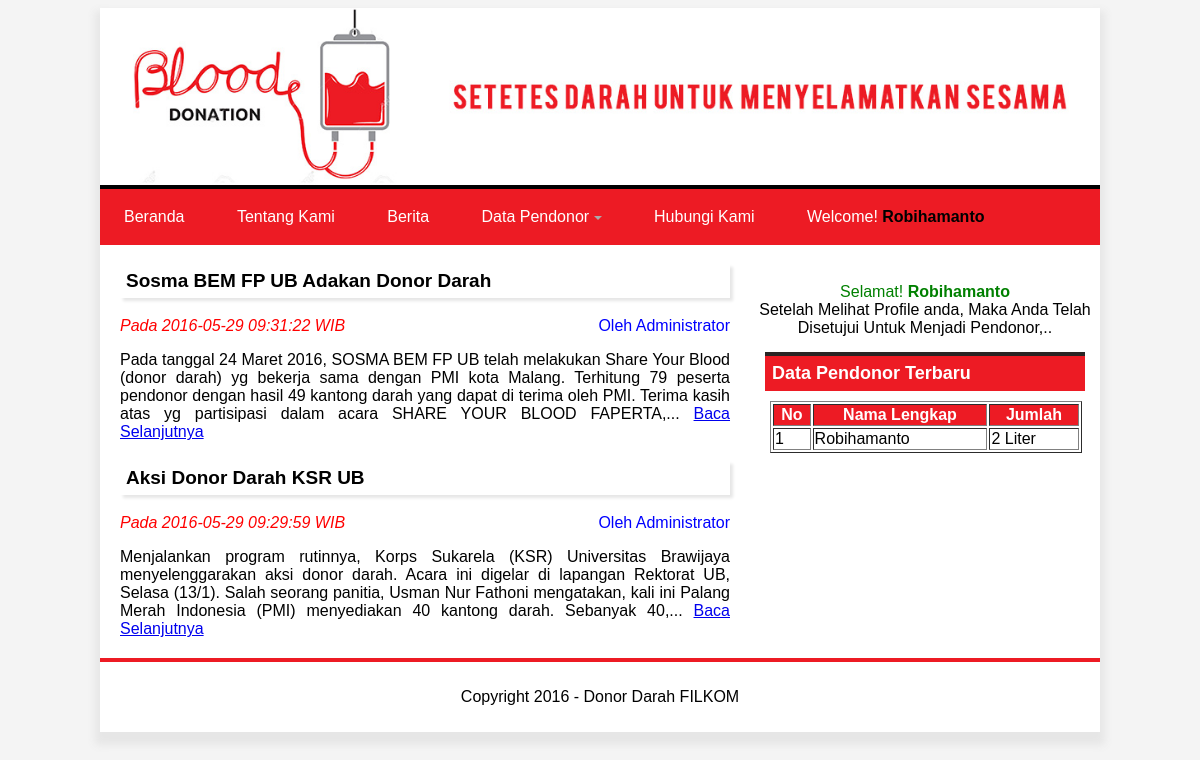
The app's page /index.php?page=berita (signed in) with its own data.
### tables this page shows
CREATE TABLE IF NOT EXISTS `informasi` (
  `id_informasi` int(5) NOT NULL AUTO_INCREMENT,
  `id_admin` int(5) NOT NULL,
  `judul` varchar(255) NOT NULL,
  `isi` text NOT NULL,
  `tanggal` datetime NOT NULL,
  PRIMARY KEY (`id_informasi`)
);

CREATE TABLE IF NOT EXISTS `stok_darah` (
  `id_stok_darah` int(5) NOT NULL AUTO_INCREMENT,
  `id_user_donor` int(5) NOT NULL,
  `jumlah` int(5) NOT NULL,
  `status` enum('masuk','keluar') NOT NULL,
  `tanggal` date NOT NULL,
  PRIMARY KEY (`id_stok_darah`)
);

CREATE TABLE IF NOT EXISTS `user_donor` (
  `id_user_donor` int(5) NOT NULL AUTO_INCREMENT,
  `username` varchar(50) NOT NULL,
  `password` varchar(150) NOT NULL,
  `nama_lengkap` varchar(100) NOT NULL,
  `tempat_lahir` varchar(100) NOT NULL,
  `tanggal_lahir` date NOT NULL,
  `no_telpon` varchar(15) NOT NULL,
  `alamat_lengkap` text NOT NULL,
  `berat_badan` varchar(5) NOT NULL,
  `id_golongan_darah` int(5) NOT NULL,
  `riwayat_penyakit` text NOT NULL,
  `status_user` enum('aktif','nonaktif') NOT NULL DEFAULT 'nonaktif',
  `waktu` date NOT NULL,
  PRIMARY KEY (`id_user_donor`),
  KEY `id_golongan_darah` (`id_golongan_darah`)
);

### content.php (the view, shortened to what this page needs)
<?php
	if ($_GET[page]==''){
		$r = mysql_fetch_array(mysql_query("SELECT * FROM halaman where id_halaman='1'"));
		echo "<article>
			  	<h1>$r[judul]</h1>
				<p >".nl2br($r[isi])."</p>
			  </article>";
	}elseif ($_GET[page]=='tentangkami'){
		$r = mysql_fetch_array(mysql_query("SELECT * FROM halaman where id_halaman='2'"));
		echo "<article>
			  	<h1>$r[judul]</h1>
				<p >".nl2br($r[isi])."</p>
			  </article>";
	}elseif ($_GET[page]=='berita'){
		$query = mysql_query("SELECT i.judul, i.isi, i.id_informasi, i.tanggal, ad.nama_lengkap
				FROM informasi i JOIN admin ad
				WHERE i.id_admin = ad.id_admin
				ORDER BY id_informasi DESC LIMIT 5");
		while ($r = mysql_fetch_array($query)){
			$isi_berita =(strip_tags($r[isi]));
			$isi = substr($isi_berita,0,300);
			$isi = substr($isi_berita,0,strrpos($isi," "));
		echo "<article>
			  	<h1>$r[judul]</h1>
			  	<i>Pada $r[tanggal] WIB</i>
			  	<b>Oleh $r[nama_lengkap]</b>
				<p >$isi,... <a href='index.php?page=detailberita&id=$r[id_informasi]'>Baca Selanjutnya</a></p>
			  </article>";
		}
	}elseif ($_GET[page]=='pendaftaran'){
		include "form_pendaftaran.php";
	}elseif ($_GET[page]=='hubungikami'){
		include "hubungi_kami.php";
	}elseif ($_GET[page]=='login'){
		include "login.php";
	}elseif ($_GET[page]=='admin'){
		include "admin.php";
	}
?>

### sidebar.php
			<?php if ($_SESSION[id_admin] != ''){ ?>
				<a href='index.php?page=kelolaberanda'><button class='button'>Kelola Beranda</button></a>
				<a href='index.php?page=kelolatentangkami'><button class='button'>Kelola Tentang Kami</button></a>
				<a href='index.php?page=kelolaberita'><button class='button'>Kelola Berita</button></a>
				<a href='index.php?page=kelolapendonor'><button class='button'>Kelola Data Pendonor</button></a>
				<a href='index.php?page=kelolacalonpendonor'><button class='button'>Kelola Calon Pendonor</button></a>
				<a href='index.php?page=kelolastok'><button class='button'>Kelola Data Stok Darah</button></a>
				<a href='index.php?page=kelolapesanmasuk'><button class='button'>Kelola Pesan Masuk</button></a>
				<a href='logout.php'><button class='button'>Logout</button></a>
			<?php }else{
				if ($_SESSION[id_user] != ''){
					if ($_SESSION[status]=='aktif'){
						echo "<center><br><span style='color:green'>Selamat! <b>$_SESSION[nama_lengkap]</b></span><br>
							  Setelah Melihat Profile anda, Maka Anda Telah Disetujui Untuk Menjadi Pendonor,..</center>";
					}else{
						echo "<center><br><span style='color:red'>Maaf, <b>$_SESSION[nama_lengkap]</b></span><br>
							  Setelah Melihat Profile anda, Maka Anda Belum Disetujui Untuk Menjadi Pendonor,..</center>";
					}
				}
			?>
			<h2 class='author'>Data Pendonor Terbaru</h2>
					<?php
						echo "<table width=89% border=1 style='margin:10px 20px 0px 20px'>
								<tr bgcolor=ed1b24>
									<th>No</th>
									<th>Nama Lengkap</th>
									<th>Jumlah</th>
								</tr>";
								$query = mysql_query("SELECT b.nama_lengkap, a.jumlah
														FROM `stok_darah` a JOIN user_donor b ON a.id_user_donor=b.id_user_donor
															ORDER by a.id_stok_darah DESC LIMIT 10");
								$no = 1;
								while ($r = mysql_fetch_array($query)){
									echo "<tr>
											<td>$no</td>
											<td>$r[nama_lengkap]</td>
											<td>$r[jumlah] Liter</td>
										  </tr>";
									$no++;
								}
							  echo "</table>";
			}
			?>
<br><br>

### style.css (style rules this page uses)
body { background:#f4f4f4; }
section article { font-family: sans-serif; margin: 0px 20px 20px 20px; }
section article h1 { font-size:19px; padding:6px; box-shadow: 3px 3px 3px #e6e6e6; }
section article i { color:red; }
section article b { color:blue; float:right; font-weight: normal; }
section article p { text-align:justify; }
aside h2 { margin:15px 15px 0px 15px; background:#ed1b24; color:#fff; padding:7px; font-size:18px; border-top:4px solid #2a2524; }
aside th { color:#ffffff; }

### records on screen
informasi: judul "Sosma BEM FP UB Adakan Donor Darah", tanggal "2016-05-29 09:31:22", id_admin.nama_lengkap "Administrator", isi "Pada tanggal 24 Maret 2016, SOSMA BEM FP UB telah melakukan Share Your Blood (donor darah) yg bekerja sama dengan PMI kota Malang. Terhitung 79 peserta pendonor dengan hasil 49 kantong darah yang dapat di terima oleh PMI. Terima kasih atas yg partisipasi dalam acara SHARE YOUR BLOOD FAPERTA"
informasi: judul "Aksi Donor Darah KSR UB", tanggal "2016-05-29 09:29:59", id_admin.nama_lengkap "Administrator", isi "Menjalankan program rutinnya, Korps Sukarela (KSR) Universitas Brawijaya menyelenggarakan aksi donor darah. Acara ini digelar di lapangan Rektorat UB, Selasa (13/1). Salah seorang panitia, Usman Nur Fathoni mengatakan, kali ini Palang Merah Indonesia (PMI) menyediakan 40 kantong darah. Sebanyak 40"
stok_darah: id_user_donor.nama_lengkap "Robihamanto", jumlah "2"

### other values on screen
$_SESSION[nama_lengkap] "Robihamanto"
